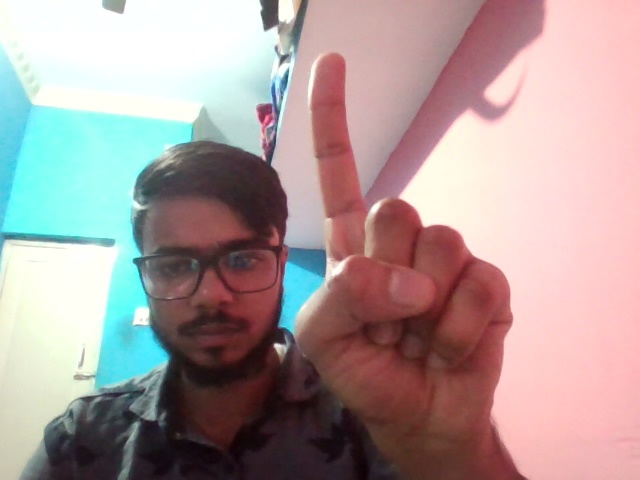
#> input picture Backend/sign_data/1/1_002_20251204_173610_189278.jpg, 640 x 480 px, given in place of the camera
$ python image_preprocessing.py
#> lines starting #> are read from the running program, lines starting #| are printed output that depends on the picture
import cv2
import numpy as np
from typing import Tuple, Optional

class ImagePreprocessor:
    """
    Image preprocessing class to enhance hand detection and landmark extraction
    """

    def __init__(self):
        self.background_subtractor = cv2.createBackgroundSubtractorMOG2(
            detectShadows=True, varThreshold=50
        )
        self.kernel = np.ones((3, 3), np.uint8)

    def enhance_contrast_and_brightness(self, image: np.ndarray, alpha: float = 1.2, beta: int = 10) -> np.ndarray:
        """
        Enhance image contrast and brightness for better hand visibility
        alpha: contrast control (1.0-3.0)
        beta: brightness control (0-100)
        """
        if image is None or image.size == 0:
            return image
        enhanced = cv2.convertScaleAbs(image, alpha=alpha, beta=beta)
        return enhanced

    def apply_gaussian_blur(self, image: np.ndarray, kernel_size: Tuple[int, int] = (3, 3)) -> np.ndarray:
        """
        Apply Gaussian blur to reduce noise
        """
        if image is None or image.size == 0:
            return image
        return cv2.GaussianBlur(image, kernel_size, 0)

    # [77 lines left out: functions apply_histogram_equalization, remove_background, enhance_skin_detection, stabilize_frame, not called in this run]

    def preprocess_for_hand_detection(self, image: np.ndarray, mode: str = 'standard') -> np.ndarray:
        """
        Main preprocessing function with different modes

        Modes:
        - 'standard': Basic enhancement
        - 'enhanced': Advanced preprocessing with skin detection
        - 'robust': Maximum preprocessing for difficult conditions
        """

        if mode == 'standard':
            # Basic preprocessing
            processed = self.enhance_contrast_and_brightness(image, alpha=1.1, beta=5)
            processed = self.apply_gaussian_blur(processed, (3, 3))

        elif mode == 'enhanced':
            # Enhanced preprocessing
            processed = self.enhance_contrast_and_brightness(image, alpha=1.2, beta=10)
            processed = self.apply_histogram_equalization(processed)
            processed = self.enhance_skin_detection(processed)
            processed = self.apply_gaussian_blur(processed, (3, 3))

        elif mode == 'robust':
            # Maximum preprocessing for difficult lighting
            processed = self.apply_histogram_equalization(image)
            processed = self.enhance_contrast_and_brightness(processed, alpha=1.3, beta=15)
            processed = self.enhance_skin_detection(processed)
            processed = self.apply_gaussian_blur(processed, (5, 5))

        else:
            processed = image

        return processed

    # [45 lines left out: functions adaptive_preprocessing, create_hand_roi_mask, not called in this run]

    def get_preprocessing_info(self, mode: str) -> str:
        """
        Get information about the current preprocessing mode
        """
        info = {
            'standard': 'Basic: Contrast + Blur',
            'enhanced': 'Enhanced: Histogram + Skin',
            'robust': 'Robust: Maximum Enhancement'
        }
        return info.get(mode, 'Unknown')

# Example usage and testing
if __name__ == "__main__":
    # Test the preprocessor
    preprocessor = ImagePreprocessor()

    # Initialize camera
    cap = cv2.VideoCapture(0)

    if not cap.isOpened():
        print("Error: Could not open camera")
        exit()

    print("Image Preprocessing Test")
    print("Controls:")
    print("'1' - Standard preprocessing")
    print("'2' - Enhanced preprocessing")
    print("'3' - Robust preprocessing")
    print("'a' - Adaptive preprocessing")
    print("'n' - No preprocessing")
    print("'q' - Quit")

    current_mode = 'standard'
    previous_frame = None

    while True:
        ret, frame = cap.read()
#> frame is the input picture: shape (480, 640, 3); mean B, G, R 154.8, 156.3, 173.3
        if not ret:
            break

        frame = cv2.flip(frame, 1)
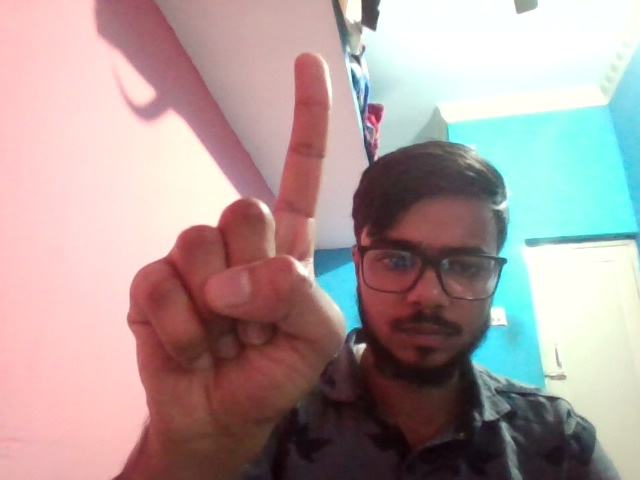
#> frame: shape (480, 640, 3); mean B, G, R 154.8, 156.3, 173.3

        # Apply preprocessing based on current mode
        if current_mode == 'none':
            processed_frame = frame
        elif current_mode == 'adaptive':
            processed_frame, detected_mode = preprocessor.adaptive_preprocessing(frame)
            cv2.putText(processed_frame, f"Auto Mode: {detected_mode}",
                       (10, 30), cv2.FONT_HERSHEY_SIMPLEX, 0.6, (0, 255, 255), 2)
        else:
            processed_frame = preprocessor.preprocess_for_hand_detection(frame, current_mode)
#> in enhance_contrast_and_brightness, `enhanced = cv2.convertScaleAbs(image, alpha=alpha, beta=beta)`:
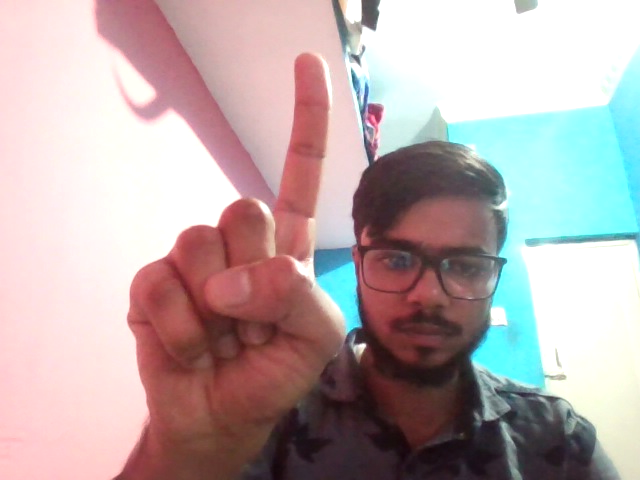
#> enhanced: shape (480, 640, 3); mean B, G, R 170.4, 170.4, 185.6

        # Add stabilization
        if previous_frame is not None:
            processed_frame = preprocessor.stabilize_frame(processed_frame, previous_frame)

        previous_frame = processed_frame.copy()

        # Display information
        mode_info = preprocessor.get_preprocessing_info(current_mode)
        cv2.putText(processed_frame, f"Mode: {mode_info}",
                   (10, frame.shape[0] - 40), cv2.FONT_HERSHEY_SIMPLEX, 0.6, (255, 255, 255), 2)

        cv2.putText(processed_frame, "Press 1/2/3/a/n to change mode, q to quit",
                   (10, frame.shape[0] - 10), cv2.FONT_HERSHEY_SIMPLEX, 0.5, (255, 255, 255), 1)
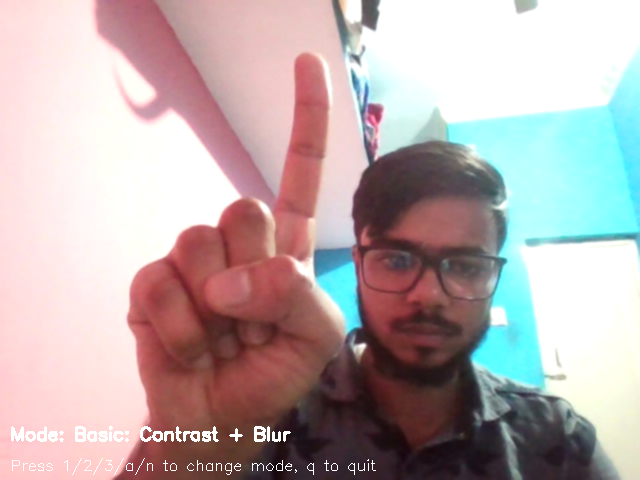
#> processed_frame: shape (480, 640, 3); mean B, G, R 171.5, 171.5, 186.3

        # Show both original and processed
        combined = np.hstack([frame, processed_frame])
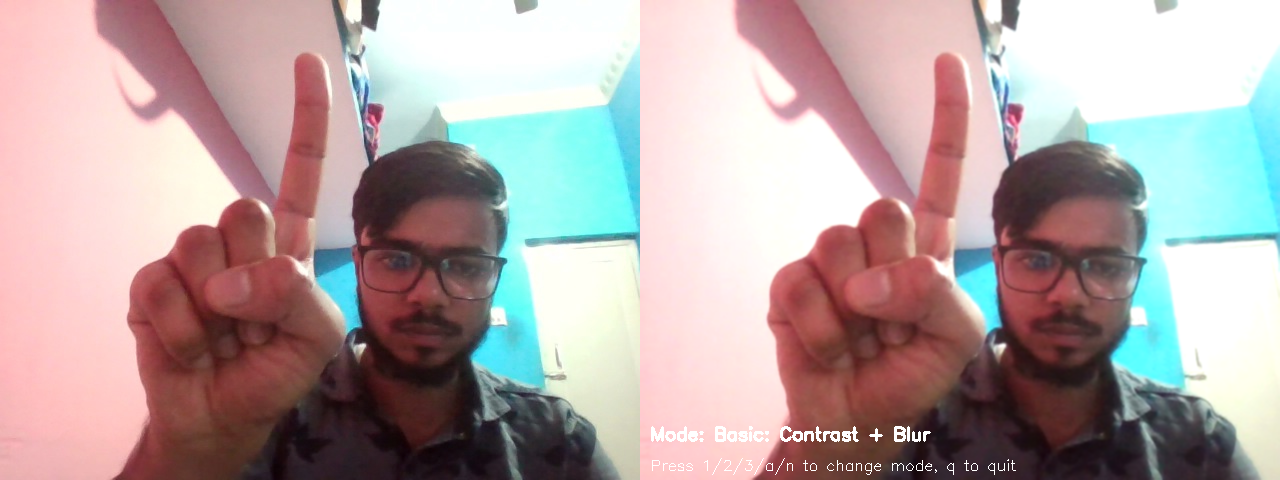
#> combined: shape (480, 1280, 3); mean B, G, R 163.2, 163.9, 179.8
        cv2.imshow('Original vs Preprocessed', combined)

        # Handle key presses
        key = cv2.waitKey(1) & 0xFF
#> (key q is pressed here)
        if key == ord('q'):
            break
        elif key == ord('1'):
            current_mode = 'standard'
            print("Switched to standard preprocessing")
        elif key == ord('2'):
            current_mode = 'enhanced'
            print("Switched to enhanced preprocessing")
        elif key == ord('3'):
            current_mode = 'robust'
            print("Switched to robust preprocessing")
        elif key == ord('a'):
            current_mode = 'adaptive'
            print("Switched to adaptive preprocessing")
        elif key == ord('n'):
            current_mode = 'none'
            print("Preprocessing disabled")

    cap.release()
    cv2.destroyAllWindows()
